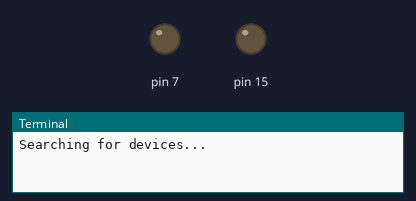
Simulated run of this program. Board: Raspberry Pi (header pin numbers). On the bench: output pins drawn as LEDs (lit = HIGH), the last lines printed to the terminal. At 11.0 s the program stops and its outputs stay as they are.

Above: at 0.1 s.
At 8.1 s:
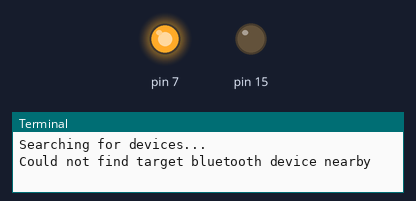
Timing chart, 0 to 12.5 s (numbered marks = the images above):
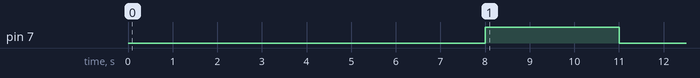

The program:

bluetooth-searcher.py
```python
## ~~~~~~~~~~~~~~~~~~~~~~~~~~~~~~~~~~~~~~~~~~~~~~
## Bluetooth Searcher for searching for nearby
## bluetooth devices using the device name, LEDs
## will flash dependant on if the device is found
## written by domjacko
## ~~~~~~~~~~~~~~~~~~~~~~~~~~~~~~~~~~~~~~~~~~~~~~

import bluetooth
import RPi.GPIO as GPIO
import time

## Bluetooth setup
target_name = "Nexus 4"
target_address = None


## GPIO setup
GPIO.setmode(GPIO.BOARD)
GPIO.setup(7, GPIO.OUT)
GPIO.setup(15, GPIO.OUT)

print "Searching for devices..."
nearby_devices = bluetooth.discover_devices()

for bdaddr in nearby_devices:
	if target_name == bluetooth.lookup_name(bdaddr):
		target_address = bdaddr
		break

if target_address is not None:
	print "Found target bluetooth device with address ", target_address
	GPIO.output(15, True)
	time.sleep(3)
	GPIO.output(15, False)
else:
	print "Could not find target bluetooth device nearby"
	GPIO.output(7, True)
	time.sleep(3)
	GPIO.output(7, False)
GPIO.cleanup()
```

Measured:
- by itself, pin 7: LOW → HIGH at 8.0 s, → LOW 3.0 s later
